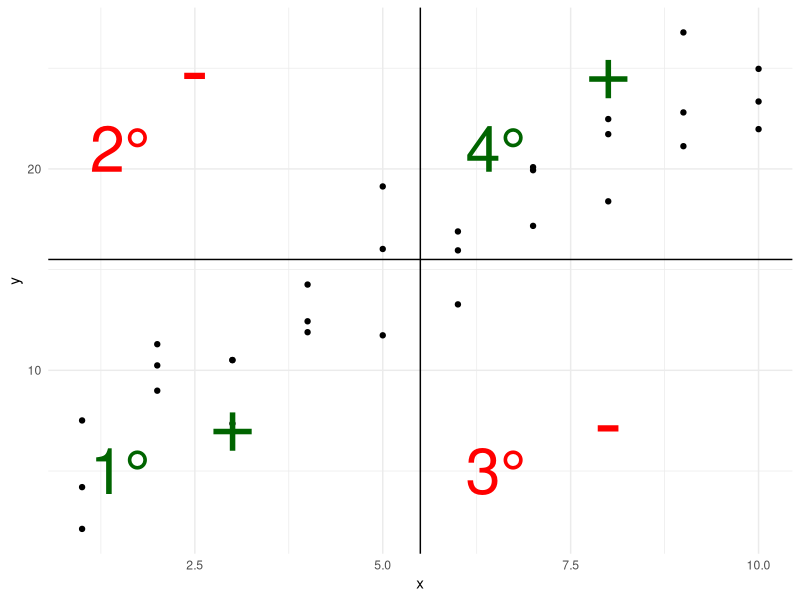
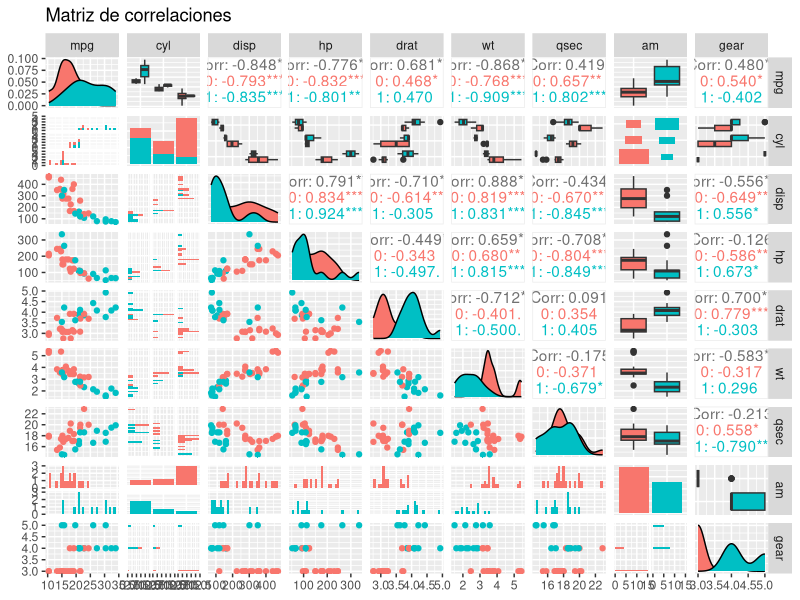
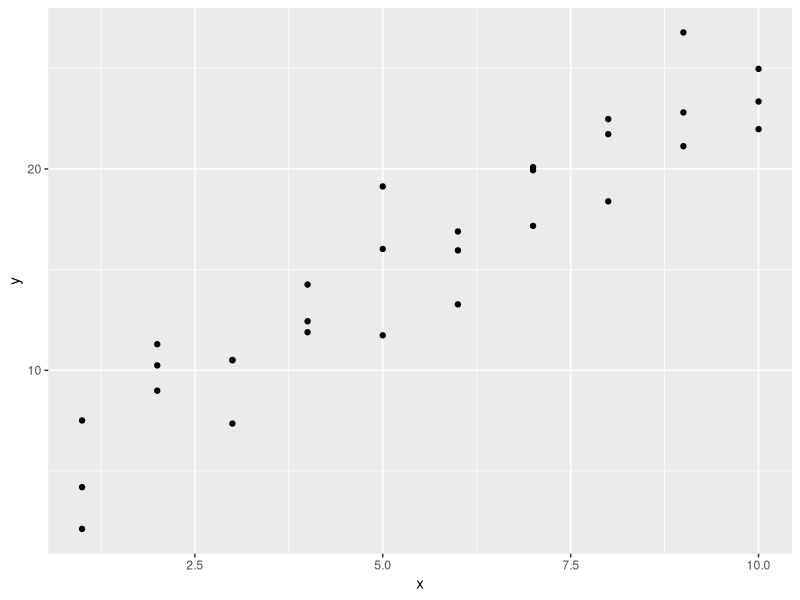
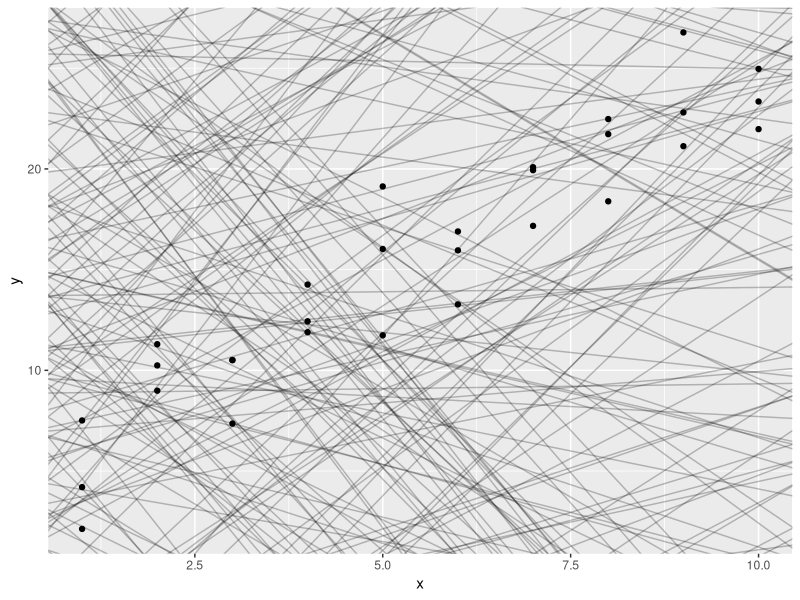
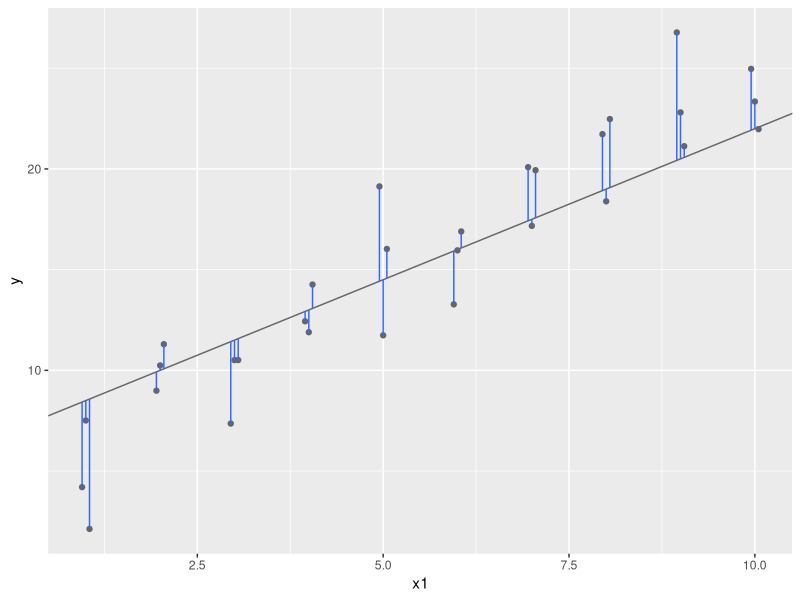
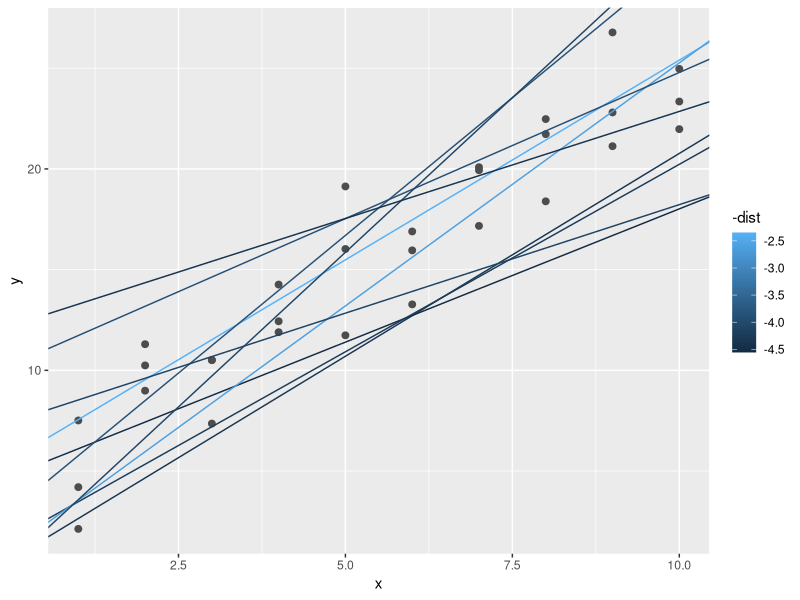
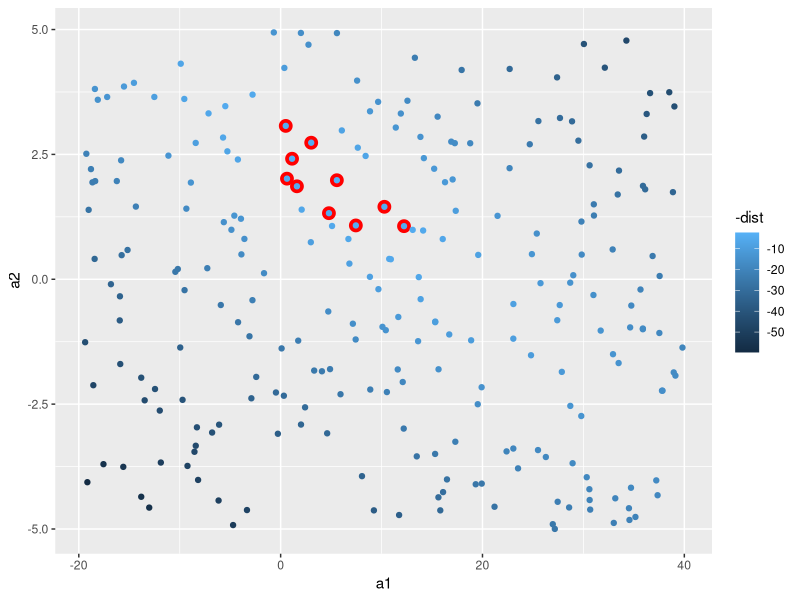
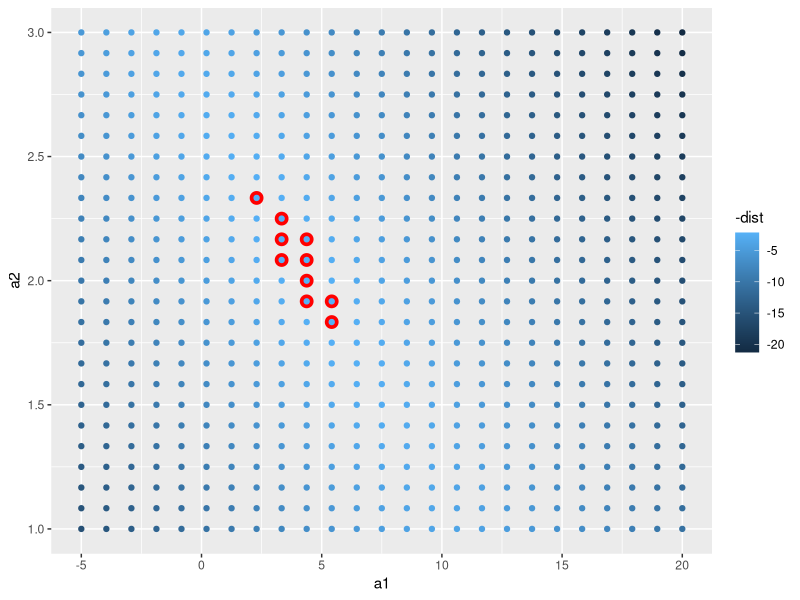

Source code (R) for these figures, in order:
## ---- chunk 1
knitr::opts_chunk$set(warning = FALSE, message = FALSE)
library(tidyverse)
library(modelr)
library(GGally)
## ---- chunk 2
ggplot(sim1, aes(x,y) )+
  geom_point()+
  geom_vline(xintercept = mean(sim1$x))+
  geom_hline(yintercept = mean(sim1$y))+
  theme_minimal()+
  annotate(geom = 'text',x = 3,y = 7.5, label='+',size=20, color='darkgreen')+
  annotate(geom = 'text',x = 2.5,y = 25, label='-',size=22, color='red') +
  annotate(geom = 'text',x = 8,y = 7.5, label='-',size=22, color='red') +
  annotate(geom = 'text',x = 8,y = 25, label='+',size=20, color='darkgreen')+
  annotate(geom = 'text',x = 1.5,y = 5, label='1°',size=16, color='darkgreen')+
  annotate(geom = 'text',x = 1.5,y = 21, label='2°',size=16, color='red') +
  annotate(geom = 'text',x = 6.5,y = 5, label='3°',size=16, color='red') +
  annotate(geom = 'text',x = 6.5,y = 21, label='4°',size=16, color='darkgreen')
## ---- chunk 3
mtcars %>% 
  select(-carb,-vs) %>% 
  mutate(cyl = factor(cyl),
         am = factor(am)) %>% 
ggpairs(., 
        title = "Matriz de correlaciones",
        mapping = aes(colour= am))
## ---- chunk 4
cor.test(mtcars$mpg,mtcars$hp)
## ---- chunk 5
ggplot(sim1, aes(x, y)) + 
  geom_point()
## ---- chunk 6
models <- tibble(
  a1 = runif(250, -20, 40),
  a2 = runif(250, -5, 5)
)

ggplot(sim1, aes(x, y)) + 
  geom_abline(aes(intercept = a1, slope = a2), data = models, alpha = 1/4) +
  geom_point() 
## ---- chunk 7
dist1 <- sim1 %>% 
  mutate(
    dodge = rep(c(-1, 0, 1) / 20, 10),
    x1 = x + dodge,
    pred = 7 + x1 * 1.5
  )

ggplot(dist1, aes(x1, y)) + 
  geom_abline(intercept = 7, slope = 1.5, colour = "grey40") +
  geom_point(colour = "grey40") +
  geom_linerange(aes(ymin = y, ymax = pred), colour = "#3366FF") 
## ---- chunk 8
model1 <- function(a, data) {
  a[1] + data$x * a[2]
}

model1(c(7, 1.5), sim1)
## ---- chunk 9
measure_distance <- function(mod, data) {
  diff <- data$y - model1(mod, data)
  sqrt(mean(diff ^ 2))
}

measure_distance(c(7, 1.5), sim1)
## ---- chunk 10
sim1_dist <- function(a1, a2) {
  measure_distance(c(a1, a2), sim1)
}

models <- models %>% 
  mutate(dist = purrr::map2_dbl(a1, a2, sim1_dist))
models
## ---- chunk 11
ggplot(sim1, aes(x, y)) + 
  geom_point(size = 2, colour = "grey30") + 
  geom_abline(
    aes(intercept = a1, slope = a2, colour = -dist), 
    data = filter(models, rank(dist) <= 10)
  )
## ---- chunk 12
ggplot(models, aes(a1, a2)) +
  geom_point(data = filter(models, rank(dist) <= 10), size = 4, colour = "red") +
  geom_point(aes(colour = -dist))
## ---- chunk 13
grid <- expand.grid(
  a1 = seq(-5, 20, length = 25),
  a2 = seq(1, 3, length = 25)
  ) %>% 
  mutate(dist = purrr::map2_dbl(a1, a2, sim1_dist))

grid %>% 
  ggplot(aes(a1, a2)) +
  geom_point(data = filter(grid, rank(dist) <= 10), size = 4, colour = "red") +
  geom_point(aes(colour = -dist)) 
## ---- chunk 14
ggplot(sim1, aes(x, y)) + 
  geom_point(size = 2, colour = "grey30") + 
  geom_abline(
    aes(intercept = a1, slope = a2, colour = -dist), 
    data = filter(grid, rank(dist) <= 10)
  )
## ---- chunk 15
optim(c(4,2), measure_distance, data = sim1)
## ---- chunk 16
best <- optim(c(0, 0), measure_distance, data = sim1)
best$par

ggplot(sim1, aes(x, y)) + 
  geom_point(size = 2, colour = "grey30") + 
  geom_abline(intercept = best$par[1], slope = best$par[2])
## ---- chunk 17
sim1_mod <- lm(y ~ x, data = sim1)
summary(sim1_mod)
